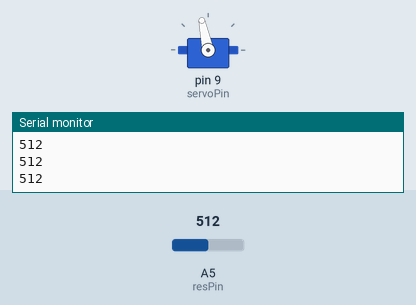
Simulated run of this sketch. Board: Arduino Uno, built with avr-gcc and run on an emulated ATmega328P. Shown: servo, the last lines printed to the serial monitor. Inputs (shaded band) come from the test bench; at power-on: A5 (resPin) = 512.

Above: at 1.2 s.
1.3 s: A5 (resPin) set to 716
At 1.9 s:
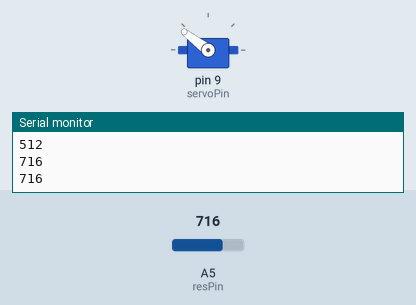
3.0 s: A5 (resPin) set to 900
At 4.2 s:
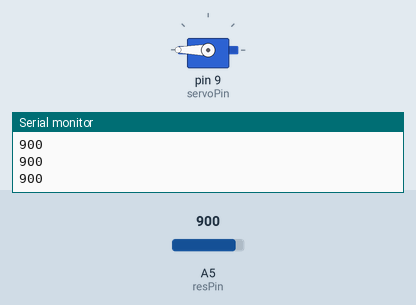
4.5 s: A5 (resPin) set to 306
At 5.6 s:
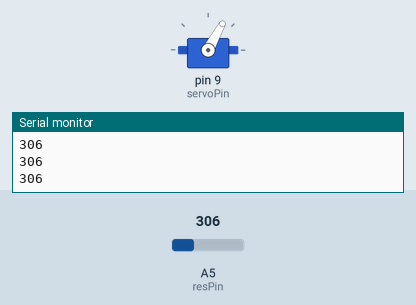
6.0 s: A5 (resPin) set to 122
At 6.8 s:
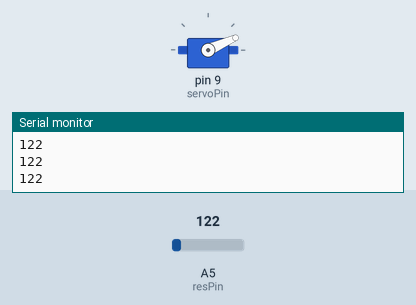
7.5 s: A5 (resPin) set to 0
At 8.0 s:
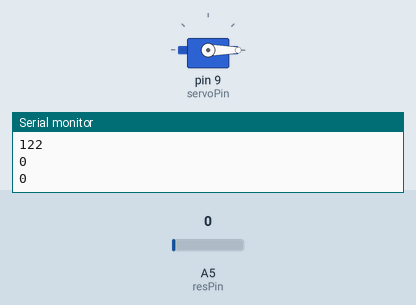
9.0 s: A5 (resPin) set to 511
At 10.5 s:
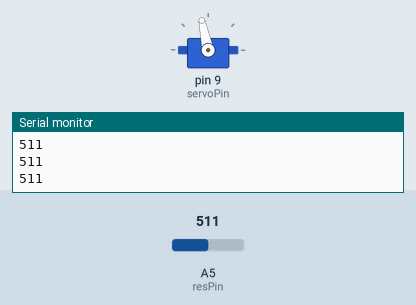
Timing chart, 0 to 11.5 s (numbered marks = the images above; inputs shaded):
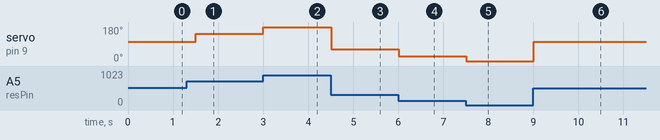

Measured:
- after the input at 1.3 s, servo on pin 9 (servoPin): 102° → 143° after 0.20 s
- after the input at 3.0 s, servo on pin 9 (servoPin): 143° → 180° at once
- after the input at 4.5 s, servo on pin 9 (servoPin): 180° → 61° at once
- after the input at 6.0 s, servo on pin 9 (servoPin): 61° → 24° at once
- after the input at 7.5 s, servo on pin 9 (servoPin): 24° → 0° at once
- after the input at 9.0 s, servo on pin 9 (servoPin): 0° → 102° at once

The sketch:

arduino_project_photoresistor_controls_servo_motor.ino
```cpp
#include<Servo.h>
int servoPin = 9;
int servoPos;
Servo myServo;
int resPin = A5;
int resVal;
int dt =250;
void setup(){

  Serial.begin(9600);
  myServo.attach(servoPin);

}

void loop(){

  resVal = analogRead(resPin);
  Serial.println(resVal);

  if (resVal > 900) resVal = 900;
  if (resVal < 0)   resVal = 0;

  servoPos = (180. / 900.) * resVal;

  myServo.write(servoPos);
  delay(dt);

}
```
